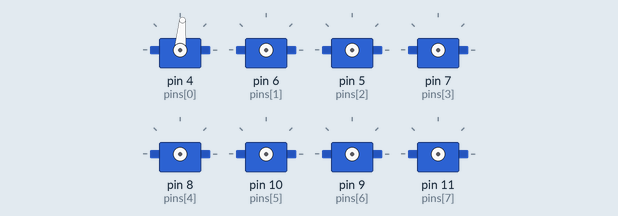
Simulated run of this sketch. Board: Arduino Uno, built with avr-gcc and run on an emulated ATmega328P. Shown: 8 × servo.

Above: at 0.1 s.
At 6.15 s:
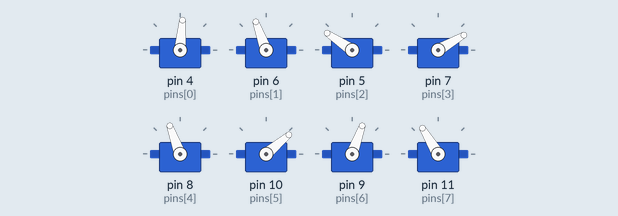
At 13.6 s:
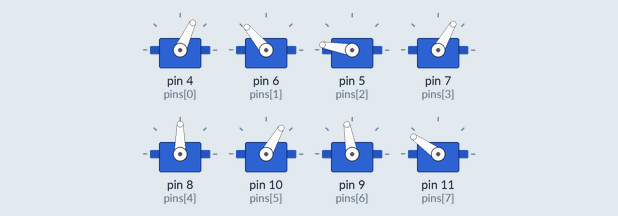
At 22.62 s:
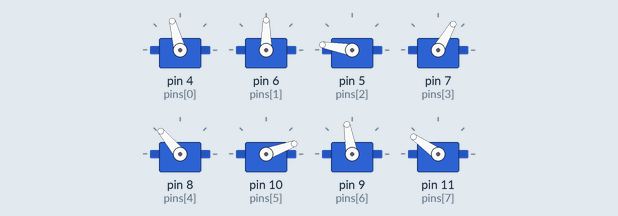
At 31.02 s:
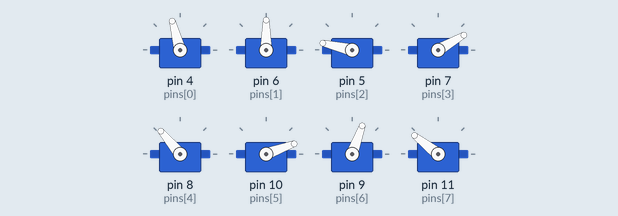
At 39.73 s:
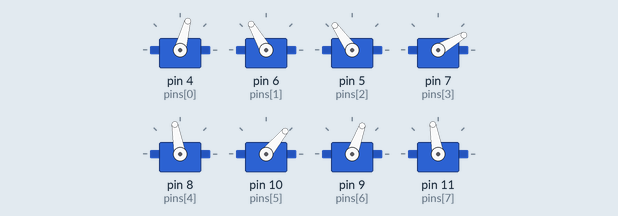
Timing chart, 0 to 40.0 s (numbered marks = the images above):
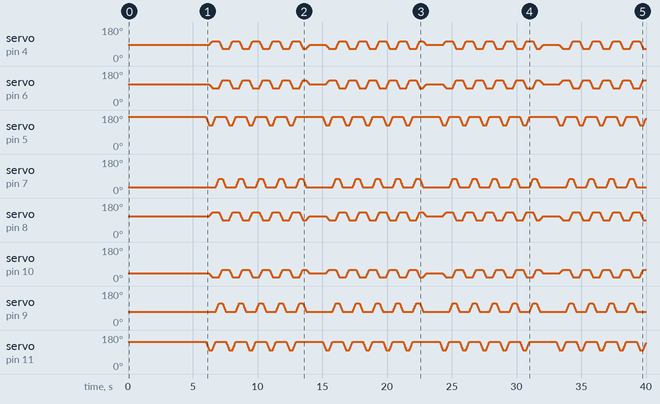

The sketch:

trot_gait_v1_manual.ino
```cpp
#include <Servo.h>

enum { R1, R2, R3, R4, L1, L2, L3, L4, N };

const int pins[N]    = {4,   6,   5,   7,  8,   10, 9,  11};
const int neutral[N] = {85, 110, 170, 30, 110, 40, 70, 145};  // calibrated angles
const int sign[N]    = {1,   1,  -1,   1, -1,  -1,  1,  -1};  // mounting direction

const int HIP_SWING     = 20;
const int KNEE_LIFT     = 45;
const int STEPS         = 5;    // steps forward, then backward
const int INTERP_STEPS  = 20;   // sub-steps per movement
const int STEP_DELAY    = 12;   // ms between sub-steps

// If the robot walks backward instead of forward, swap these two values
const int FORWARD  =  1;
const int BACKWARD = -1;

Servo servos[N];
int cur[N];      // current angles
int target[N];   // target angles
int moveDir = FORWARD;

// Move all servos smoothly from cur[] to target[]
void apply() {
  int start[N];
  for (int i = 0; i < N; i++) start[i] = cur[i];
  for (int s = 1; s <= INTERP_STEPS; s++) {
    for (int i = 0; i < N; i++) {
      cur[i] = start[i] + (long)(target[i] - start[i]) * s / INTERP_STEPS;
      servos[i].write(cur[i]);
    }
    delay(STEP_DELAY);
  }
}

void hip(int i, int d) {
  target[i] = neutral[i] + sign[i] * HIP_SWING * d * moveDir;
}

void knee(int i, bool lifted) {
  target[i] = neutral[i] + (lifted ? sign[i] * KNEE_LIFT : 0);
}

// One full step: both diagonal groups move once
void gaitStep() {
  // Group R1+L2
  knee(R3, true); knee(L4, true); apply();                              // lift
  hip(R1, +1); hip(L2, +1); hip(R2, -1); hip(L1, -1); apply();           // swing
  knee(R3, false); knee(L4, false); apply();                           // lower

  // Group R2+L1
  knee(R4, true); knee(L3, true); apply();
  hip(R2, +1); hip(L1, +1); hip(R1, -1); hip(L2, -1); apply();
  knee(R4, false); knee(L3, false); apply();
}

void rest() {
  for (int i = 0; i < N; i++) target[i] = neutral[i];
  apply();
}

void setup() {
  for (int i = 0; i < N; i++) {
    cur[i] = target[i] = neutral[i];
    servos[i].write(cur[i]);
    servos[i].attach(pins[i]);
    delay(500);   // start servos one by one (protects the regulator)
  }
  delay(2000);    // wait 2 s before walking
}

void loop() {
  moveDir = FORWARD;
  for (int k = 0; k < STEPS; k++) gaitStep();
  rest();
  delay(1000);

  moveDir = BACKWARD;
  for (int k = 0; k < STEPS; k++) gaitStep();
  rest();
  delay(1000);
}
```

Measured:
- by itself, servo on pin 5 (pins[2]): moves between 125° and 170°, repeating every 9.0 s
- by itself, servo on pin 7 (pins[3]): moves between 30° and 75°, repeating every 9.0 s
- by itself, servo on pin 9 (pins[6]): moves between 70° and 115°, repeating every 9.0 s
- by itself, servo on pin 11 (pins[7]): moves between 100° and 145°, repeating every 9.0 s
